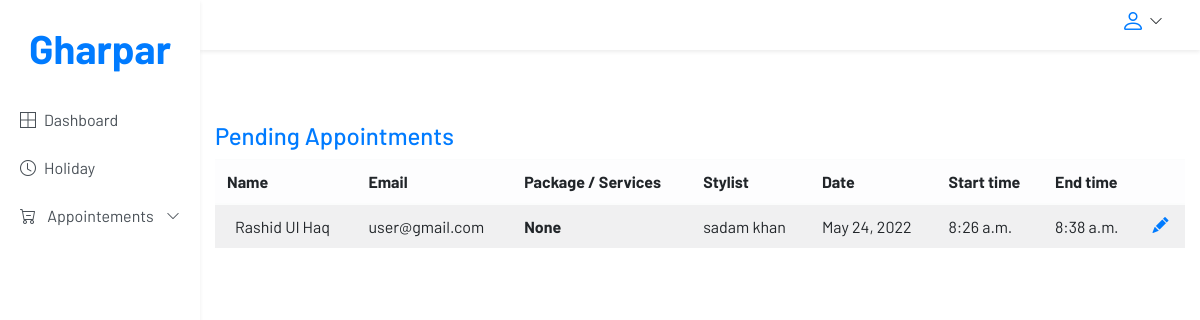
The page /employee/appointments/pending (signed in) on the database as committed earlier.
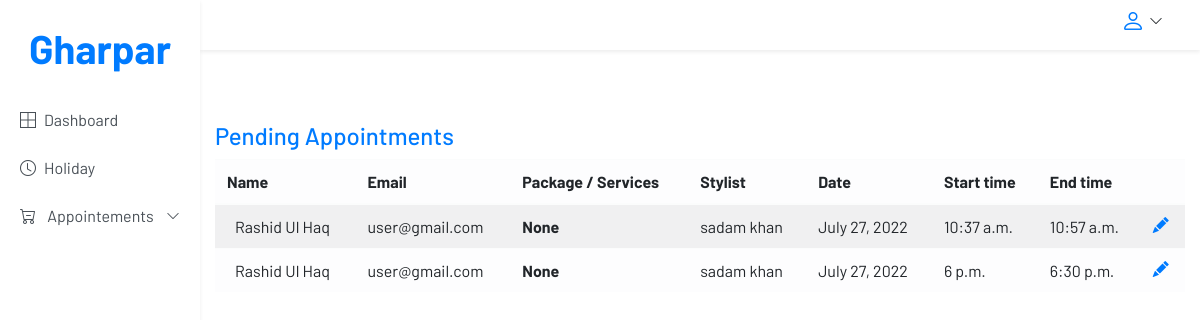
The same page on the database as committed later.
### core/models.py (models this page shows, shortened)
class Appointment(models.Model):
    OPTIONS = (
        ('Pending','Pending'),
        ('Confirmed','Confirmed'),
        ('Cancelled','Cancelled'),
        ('Completed','Completed'),
    )
    employee = models.ForeignKey(Employee, on_delete=models.CASCADE, verbose_name='Employee',default=2)
    customer = models.ForeignKey(User, on_delete=models.CASCADE, verbose_name='Customer')
    package = models.ForeignKey(Package, on_delete=models.CASCADE, verbose_name='Package', blank=True, null=True)
    service = models.ManyToManyField(Service, verbose_name='Service', blank=True)
    status  = models.CharField(max_length=100,choices= OPTIONS,verbose_name='Status', default='Pending')
    date = models .DateField(verbose_name='Date')
    start_time = models.TimeField(verbose_name='Start Time')
    end_time = models.TimeField(verbose_name='End Time')
    created = models.DateTimeField(auto_now_add=True, verbose_name='Created at')
    class Meta:
        verbose_name = 'appointment'
        verbose_name_plural = 'appointments'
        ordering = ['-created']

### accounts/models.py (models this page shows, shortened)
class User(AbstractUser):
    username = None
    email = models.EmailField(unique=True, blank=False,
                              error_messages={
                                  'unique': "A user with that email already exists.",
                              })
    image = models.ImageField(
        upload_to='profile_pictures', null=True, blank=True)
    USERNAME_FIELD = "email"
    REQUIRED_FIELDS = ['first_name', 'last_name']
    is_employee = models.BooleanField(default=False)
    objects = UserManager()

class Employee(models.Model):
    JOBS = (
        ('Fashion Designer', 'Fashion Designer'),
        ('Beautician', 'Beautician'),
        ('Hair Stylist', 'Hair Stylist'),
        ('Makeup Artist', 'Makeup Artist'),
        ('Nail Artist', 'Nail Artist'),
        ('Other', 'Other'),
    )
    user = models.OneToOneField(User, on_delete=models.CASCADE)
    position = models.CharField(max_length=100, choices=JOBS, default='Other')
    salary = models.DecimalField(max_digits=10, decimal_places=2)
    class Meta:
        verbose_name = 'employee'
        verbose_name_plural = 'employees'
    def __str__(self):
        return self.user.first_name + ' ' + self.user.last_name

### accounts/restrictions.py (the view)
    def wrapper(request, *args, **kwargs):
        if request.user.is_authenticated:
            if request.user.is_employee:
                return function(request, *args, **kwargs)
            else:
                messages.error(request, 'You are not authorized to access this page')
                return redirect('/')
        else:
            messages.error(request, 'You are not authorized to access this page, please login!')
            return redirect('login')

### accounts/restrictions.py (called while the page is built)
def only_employee(function):
    def wrapper(request, *args, **kwargs):
        if request.user.is_authenticated:
            if request.user.is_employee:
                return function(request, *args, **kwargs)
            else:
                messages.error(request, 'You are not authorized to access this page')
                return redirect('/')
        else:
            messages.error(request, 'You are not authorized to access this page, please login!')
            return redirect('login')
    return wrapper

### core/views.py (called while the page is built)
@only_employee
def employee_appointment_view(request,name):
    appointments = Appointment.objects.filter(employee=request.user.employee)
    if name == 'pending':
        cancelled = appointments.filter(status='Cancelled')
        pending = appointments.filter(status='Pending')
        context = {
            'cancelled': cancelled,
            'pending': pending,
        }
    else:
        confirmed = appointments.filter(status='Confirmed')
        context = {
            'confirmed': confirmed,
        }
    return render(request, 'admin/appointment_view.html', context)

### templates/admin/appointment_view.html (shortened to what this page needs)
{% extends "partials/base.html" %} {% load static %} {% block content %}
<main class="container-fluid">
  <section class="row" style="">
   <div class="container mt-5">
    {% if pending %}
    <h4><a href="">Pending Appointments</a></h4>
    <div class="table-responsive">
      <table class="table table-striped table-light table-hover">
        <thead>
          <tr>
            <th>Name</th>
            <th>Email</th>
            <th>Package / Services</th>
            <th>Stylist</th>
            <th>Date</th>
            <th>Start time</th>
            <th>End time</th>
            <th></th>
          </tr>
        </thead>
        <tbody>
          {% for booking in pending %}
          <tr>
            <td>
              <div class="d-flex align-items-center">
                <span class="ml-2">{{booking.customer.first_name}} {{booking.customer.last_name}}</span>
              </div>
            </td>
            <td>{{booking.customer.email}}<br></td>
            <td class="font-weight-bold">{{booking.service.name}} {{booking.package.name}}</td>
            <td>{{booking.employee}}</td>
            <td>{{booking.date}}</td>
            <td>
            {{booking.start_time}}
            </td>
            <td>
            {{booking.end_time}}
            </td>
            <td>
              <a href="{% url 'admin_appoitment_status' booking.id %}">
                <i class="bi bi-pencil-fill text-primary"></i>
            </td>
          </tr>
          {% endfor %}
        </tbody>
      </table>
    </div>
    {% endif %}
  </div>
  </section>
</main>
{% endblock %}

Rows that differ between the two databases and show on the page:
added Appointment: customer.first_name "Rashid", customer.last_name "Ul Haq", customer.email "user@gmail.com", service.name "None", employee "sadam khan", date "July 27, 2022", start_time "10:37 a.m.", end_time "10:57 a.m."
changed Appointment (number 2 of 2 on the later page): date "May 24, 2022" → "July 27, 2022"; start_time "8:26 a.m." → "6 p.m."; end_time "8:38 a.m." → "6:30 p.m."
